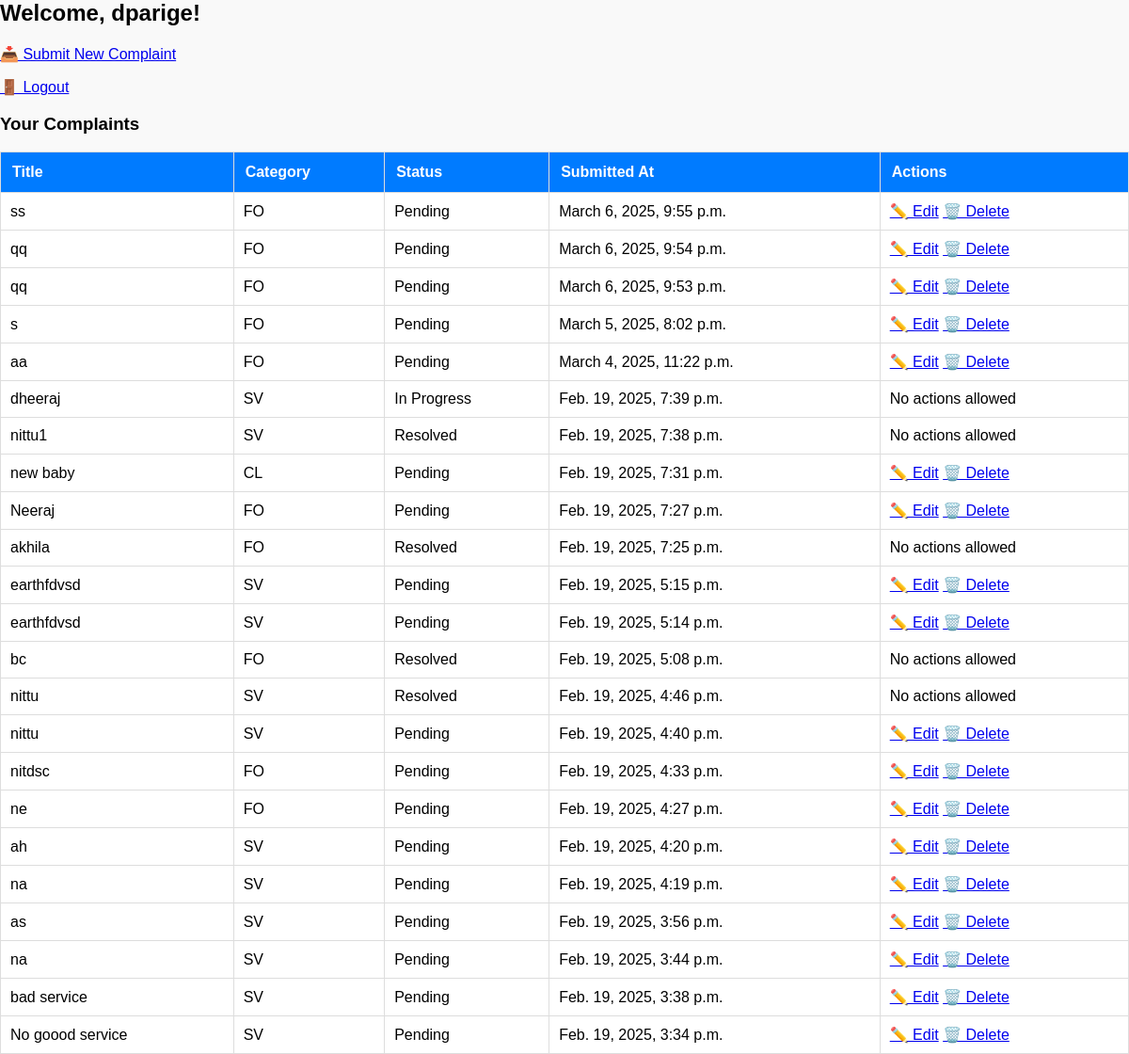
Page /complaints/dashboard/ (signed in) on the committed database.
### complaints/models.py (models this page shows, shortened)
class Complaint(models.Model):
    FOOD = 'FO'
    SERVICE = 'SV'
    CLEANLINESS = 'CL'
    CATEGORY_CHOICES = [
        (FOOD, 'Food'),
        (SERVICE, 'Service'),
        (CLEANLINESS, 'Cleanliness'),
    ]
    PENDING = 'PE'
    RESOLVED = 'RE'
    IN_PROGRESS = 'IP'
    STATUS_CHOICES = [
        (PENDING, 'Pending'),
        (RESOLVED, 'Resolved'),
        (IN_PROGRESS, 'In Progress'),
    ]
    HIGH = 'HI'
    MEDIUM = 'ME'
    LOW = 'LO'
    PRIORITY_CHOICES = [
        (HIGH, 'High'),
        (MEDIUM, 'Medium'),
        (LOW, 'Low'),
    ]
    user = models.ForeignKey(User, on_delete=models.CASCADE, null=True, blank=True)  # Link complaint to user
    title = models.CharField(max_length=255)
    description = models.TextField()
    category = models.CharField(max_length=2, choices=CATEGORY_CHOICES)
    email = models.EmailField(blank=True, null=True)  # Optional email field
    status = models.CharField(max_length=2, choices=STATUS_CHOICES, default=PENDING)  # Complaint status
    submitted_at = models.DateTimeField(auto_now_add=True)  # Automatically set when complaint is submitted
    status_updated_at = models.DateTimeField(auto_now=True)  # Automatically set when status is updated
    priority = models.CharField(max_length=2, choices=PRIORITY_CHOICES, default=MEDIUM)  # Complaint priority
    image = models.ImageField(upload_to='complaints/', blank=True, null=True)  # Optional image upload field
    resolved_at = models.DateTimeField(blank=True, null=True)  # Date and time when complaint was resolved
    is_urgent = models.BooleanField(default=False)  # Flag to mark complaints as urgent
    resolved_by = models.ForeignKey(User, on_delete=models.SET_NULL, blank=True, null=True, related_name='resolved_complaints')  # Admin who resolved the complaint

### complaints/views.py (the view)
# urls.py: path('dashboard/', views.user_dashboard, name='user_dashboard'),
@login_required
def user_dashboard(request):
    complaints = Complaint.objects.filter(user=request.user).order_by('-submitted_at')
    return render(request, 'complaints/user_dashboard.html', {'complaints': complaints})

### complaints/templates/complaints/user_dashboard.html
{% load static %}
<h2>Welcome, {{ request.user.username }}!</h2>
<p><a href="{% url 'submit_complaint' %}">📥 Submit New Complaint</a></p>
<p><a href="{% url 'logout' %}">🚪 Logout</a></p>
<link rel="stylesheet" type="text/css" href="{% static 'css/user_dashboard.css' %}">
<h3>Your Complaints</h3>
{% if complaints %}
    <table border="1">
        <tr>
            <th>Title</th>
            <th>Category</th>
            <th>Status</th>
            <th>Submitted At</th>
            <th>Actions</th>
        </tr>
        {% for complaint in complaints %}
            <tr>
                <td>{{ complaint.title }}</td>
                <td>{{ complaint.category }}</td>
                <td>{{ complaint.get_status_display }}</td>
                <td>{{ complaint.submitted_at }}</td>
                <td>
                    {% if complaint.status == 'PE' %}
                        <a href="{% url 'edit_complaint' complaint.id %}">✏️ Edit</a>
                        <a href="{% url 'delete_complaint' complaint.id %}">🗑️ Delete</a>
                    {% else %}
                           No actions allowed
                    {% endif %}
                </td>
            </tr>
        {% endfor %}
    </table>
{% else %}
    <p>No complaints submitted yet.</p>
{% endif %}

### complaints/static/css/user_dashboard.css (style rules this page uses)
table { width: 100%; border-collapse: collapse; margin-top: 15px; background-color: #fff; }
table, th, td { border: 1px solid #ddd; }
th { background-color: #007bff; color: white; padding: 12px; text-align: left; }
td { padding: 10px; text-align: left; }

### rows in the picture
Complaint: title "ss", category "FO", status "Pending", submitted_at "March 6, 2025, 9:55 p.m.", shows "✏️ Edit"
Complaint: title "qq", category "FO", status "Pending", submitted_at "March 6, 2025, 9:54 p.m.", shows "✏️ Edit"
Complaint: title "qq", category "FO", status "Pending", submitted_at "March 6, 2025, 9:53 p.m.", shows "✏️ Edit"
Complaint: title "s", category "FO", status "Pending", submitted_at "March 5, 2025, 8:02 p.m.", shows "✏️ Edit"
Complaint: title "aa", category "FO", status "Pending", submitted_at "March 4, 2025, 11:22 p.m.", shows "✏️ Edit"
Complaint: title "dheeraj", category "SV", status "In Progress", submitted_at "Feb. 19, 2025, 7:39 p.m.", shows "No actions allowed"
Complaint: title "nittu1", category "SV", status "Resolved", submitted_at "Feb. 19, 2025, 7:38 p.m.", shows "No actions allowed"
Complaint: title "new baby", category "CL", status "Pending", submitted_at "Feb. 19, 2025, 7:31 p.m.", shows "✏️ Edit"
Complaint: title "Neeraj", category "FO", status "Pending", submitted_at "Feb. 19, 2025, 7:27 p.m.", shows "✏️ Edit"
Complaint: title "akhila", category "FO", status "Resolved", submitted_at "Feb. 19, 2025, 7:25 p.m.", shows "No actions allowed"
Complaint: title "earthfdvsd", category "SV", status "Pending", submitted_at "Feb. 19, 2025, 5:15 p.m.", shows "✏️ Edit"
Complaint: title "earthfdvsd", category "SV", status "Pending", submitted_at "Feb. 19, 2025, 5:14 p.m.", shows "✏️ Edit"
Complaint: title "bc", category "FO", status "Resolved", submitted_at "Feb. 19, 2025, 5:08 p.m.", shows "No actions allowed"
Complaint: title "nittu", category "SV", status "Resolved", submitted_at "Feb. 19, 2025, 4:46 p.m.", shows "No actions allowed"
Complaint: title "nittu", category "SV", status "Pending", submitted_at "Feb. 19, 2025, 4:40 p.m.", shows "✏️ Edit"
Complaint: title "nitdsc", category "FO", status "Pending", submitted_at "Feb. 19, 2025, 4:33 p.m.", shows "✏️ Edit"
Complaint: title "ne", category "FO", status "Pending", submitted_at "Feb. 19, 2025, 4:27 p.m.", shows "✏️ Edit"
Complaint: title "ah", category "SV", status "Pending", submitted_at "Feb. 19, 2025, 4:20 p.m.", shows "✏️ Edit"
Complaint: title "na", category "SV", status "Pending", submitted_at "Feb. 19, 2025, 4:19 p.m.", shows "✏️ Edit"
Complaint: title "as", category "SV", status "Pending", submitted_at "Feb. 19, 2025, 3:56 p.m.", shows "✏️ Edit"
Complaint: title "na", category "SV", status "Pending", submitted_at "Feb. 19, 2025, 3:44 p.m.", shows "✏️ Edit"
Complaint: title "bad service", category "SV", status "Pending", submitted_at "Feb. 19, 2025, 3:38 p.m.", shows "✏️ Edit"
Complaint: title "No goood service", category "SV", status "Pending", submitted_at "Feb. 19, 2025, 3:34 p.m.", shows "✏️ Edit"

### other values in the picture
{{ request.user.username }} "dparige"
